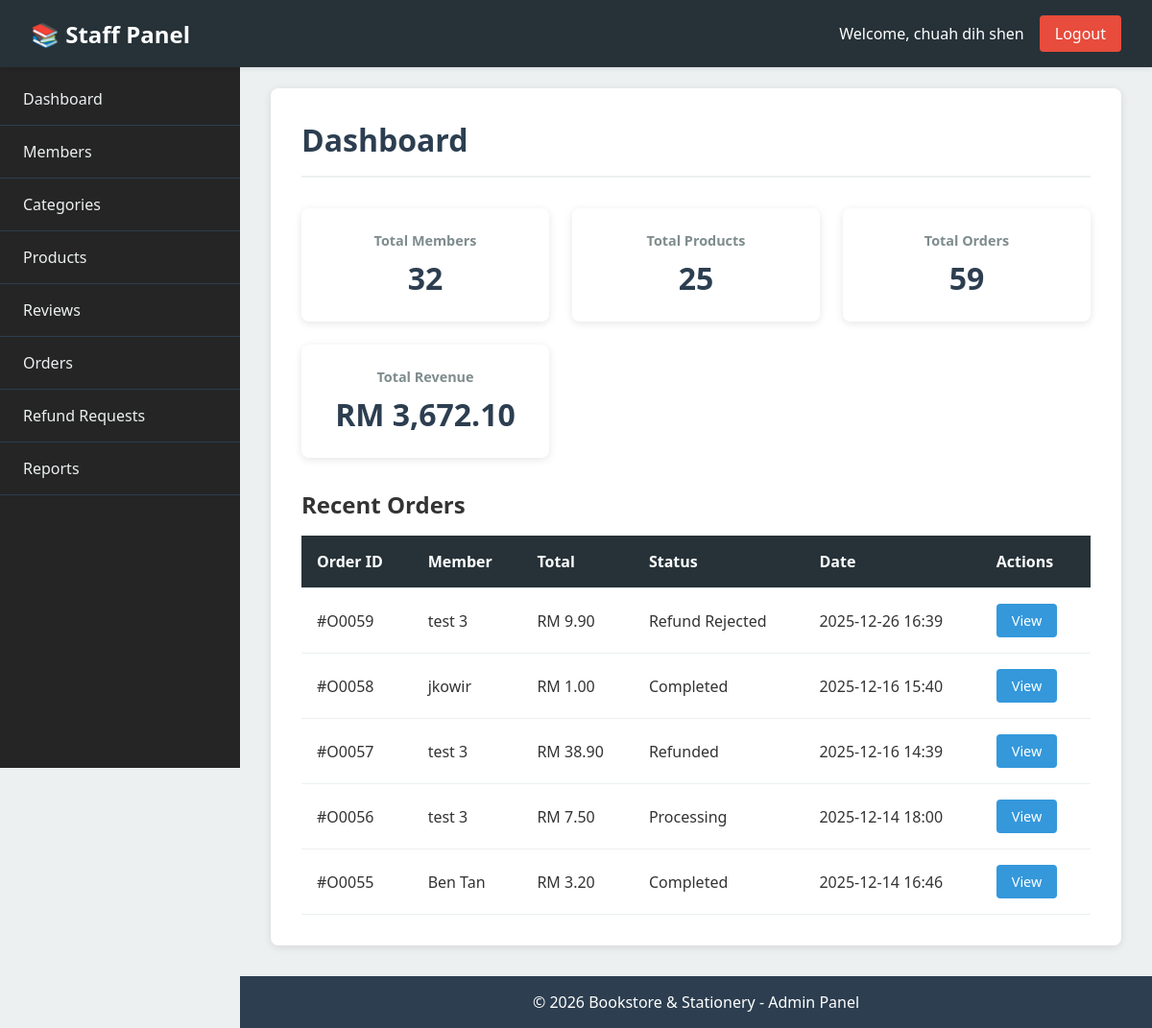
/admin/dashboard.php (signed in), run on the app's committed database.
### tables this page shows
CREATE TABLE `order_header` (
  `order_id` varchar(20) NOT NULL,
  `member_id` varchar(10) NOT NULL,
  `order_date` datetime DEFAULT current_timestamp(),
  `total_amount` decimal(10,2) NOT NULL,
  `payment_method` varchar(20) NOT NULL,
  `status` varchar(20) DEFAULT 'Pending',
  `updated_by` varchar(10) DEFAULT NULL,
  `shipped_at` datetime DEFAULT NULL
);

CREATE TABLE `member` (
  `member_id` varchar(10) NOT NULL,
  `email` varchar(100) NOT NULL,
  `password` varchar(255) NOT NULL,
  `full_name` varchar(100) NOT NULL,
  `phone` varchar(20) NOT NULL,
  `address` text NOT NULL,
  `photo` varchar(200) DEFAULT NULL,
  `is_verified` tinyint(1) DEFAULT 0,
  `created_at` datetime DEFAULT current_timestamp()
);

### config/functions.php (called while the page is built, shortened)
<?php
function formatPrice($price) {
    return 'RM ' . number_format($price, 2);
}
function getMemberById($pdo, $memberId) {
    $stmt = $pdo->prepare("SELECT * FROM member WHERE member_id = ?");
    $stmt->execute([$memberId]);
    $member = $stmt->fetch();
    if ($member) {
        $member['member_name'] = $member['full_name'] ?? '';
        $member['photo_path'] = $member['photo'] ?? '';
    }
    return $member;
}
?>

### admin/dashboard.php (the view, shortened to what this page needs)
<?php
require_once __DIR__ . '/../config/db.php';
require_once __DIR__ . '/../config/functions.php';
require_once __DIR__ . '/../includes/_admin_head.php';
require_once __DIR__ . '/../includes/_admin_header.php';
require_once __DIR__ . '/../includes/_admin_sidebar.php';
try {
    $stmt = $pdo->query("SELECT COUNT(*) as count FROM member");
    $memberCount = $stmt->fetch()['count'];
    $stmt = $pdo->query("SELECT COUNT(*) as count FROM product");
    $productCount = $stmt->fetch()['count'];
    $stmt = $pdo->query("SELECT COUNT(*) as count FROM order_header");
    $orderCount = $stmt->fetch()['count'];
    $stmt = $pdo->query("SELECT SUM(total_amount) as total FROM order_header WHERE status = 'Completed'");
    $revenue = $stmt->fetch()['total'] ?? 0;
    $stmt = $pdo->query("SELECT * FROM order_header ORDER BY order_id DESC LIMIT 5");
    $recentOrders = $stmt->fetchAll();
} catch (PDOException $e) {
    $memberCount = $productCount = $orderCount = $revenue = 0;
    $recentOrders = [];
}
?>
<div class="admin-main">
    <div class="admin-content">
        <h1 class="admin-page-title">Dashboard</h1>
        <div class="dashboard-stats">
            <div class="stat-card">
                <h3>Total Members</h3>
                <div class="stat-value"><?php echo $memberCount; ?></div>
            </div>
            <div class="stat-card">
                <h3>Total Products</h3>
                <div class="stat-value"><?php echo $productCount; ?></div>
            </div>
            <div class="stat-card">
                <h3>Total Orders</h3>
                <div class="stat-value"><?php echo $orderCount; ?></div>
            </div>
            <div class="stat-card">
                <h3>Total Revenue</h3>
                <div class="stat-value"><?php echo formatPrice($revenue); ?></div>
            </div>
        </div>
        <h2 style="margin-top: 2rem;">Recent Orders</h2>
        <?php if (empty($recentOrders)): ?>
            <p>No orders yet.</p>
        <?php else: ?>
            <table class="admin-table">
                <thead>
                    <tr>
                        <th>Order ID</th>
                        <th>Member</th>
                        <th>Total</th>
                        <th>Status</th>
                        <th>Date</th>
                        <th>Actions</th>
                    </tr>
                </thead>
                <tbody>
                    <?php foreach ($recentOrders as $order): ?>
                        <tr>
                            <td>#<?php echo $order['order_id']; ?></td>
                            <td>
                                <?php
                                $member = getMemberById($pdo, $order['member_id']);
                                echo htmlspecialchars($member['full_name'] ?? 'N/A');
                                ?>
                            </td>
                            <td><?php echo formatPrice($order['total_amount']); ?></td>
                            <td><?php echo htmlspecialchars($order['status']); ?></td>
                            <td><?php echo date('Y-m-d H:i', strtotime($order['order_date'] ?? $order['created_at'])); ?></td>
                            <td>
                                <a href="/admin/order/view.php?id=<?php echo $order['order_id']; ?>" class="btn btn-sm btn-primary">View</a>
                            </td>
                        </tr>
                    <?php endforeach; ?>
                </tbody>
            </table>
        <?php endif; ?>
    </div>
</div>
<?php require_once __DIR__ . '/../includes/_admin_footer.php'; ?>

### assets/css/admin.css (style rules this page uses)
* { margin: 0; padding: 0; box-sizing: border-box; }
body.admin-body { font-family: 'Segoe UI', Tahoma, Geneva, Verdana, sans-serif; background-color: #ecf0f1; color: #333; }
.admin-main { margin-left: 250px; margin-top: 60px; padding: 2rem; min-height: calc(100vh - 60px); }
.admin-content { background: white; padding: 2rem; border-radius: 8px; box-shadow: 0 2px 8px rgba(0,0,0,0.1); overflow: visible; overflow-x: auto; }
.admin-page-title { font-size: 2rem; color: #2c3e50; margin-bottom: 2rem; padding-bottom: 1rem; border-bottom: 2px solid #ecf0f1; }
.admin-table { width: 100%; border-collapse: collapse; margin-top: 1rem; }
.admin-table th, .admin-table td { padding: 1rem; text-align: left; border-bottom: 1px solid #ecf0f1; }
.admin-table th { background-color: #263238; color: white; font-weight: 600; }
.btn { display: inline-block; padding: 0.75rem 1.5rem; border: none; border-radius: 4px; cursor: pointer; text-decoration: none; font-size: 1rem; transition: background-color 0.3s; }
.btn-primary { background-color: #3498db; color: white; }
.btn-sm { padding: 0.5rem 1rem; font-size: 0.9rem; }
.dashboard-stats { display: grid; grid-template-columns: repeat(auto-fit, minmax(200px, 1fr)); gap: 1.5rem; margin-bottom: 2rem; }
.admin-table .btn { margin-right: 0.25rem; }
.stat-card { background: white; padding: 1.5rem; border-radius: 8px; box-shadow: 0 2px 8px rgba(0,0,0,0.1); text-align: center; }
.stat-card h3 { color: #7f8c8d; font-size: 0.9rem; margin-bottom: 0.5rem; }
.stat-card .stat-value { font-size: 2rem; font-weight: bold; color: #2c3e50; }

### data on the page
order_header: order_id "O0059", member.full_name "test 3", total_amount "RM 9.90", status "Refund Rejected", order_date "2025-12-26 16:39"
order_header: order_id "O0058", member.full_name "jkowir", total_amount "RM 1.00", status "Completed", order_date "2025-12-16 15:40"
order_header: order_id "O0057", member.full_name "test 3", total_amount "RM 38.90", status "Refunded", order_date "2025-12-16 14:39"
order_header: order_id "O0056", member.full_name "test 3", total_amount "RM 7.50", status "Processing", order_date "2025-12-14 18:00"
order_header: order_id "O0055", member.full_name "Ben Tan", total_amount "RM 3.20", status "Completed", order_date "2025-12-14 16:46"

### other printed values
$panelLabel "Staff Panel"
$_SESSION['admin_name'] "chuah dih shen"
$memberCount "32"
$productCount "25"
$orderCount "59"
formatPrice($revenue) "RM 3,672.10"
